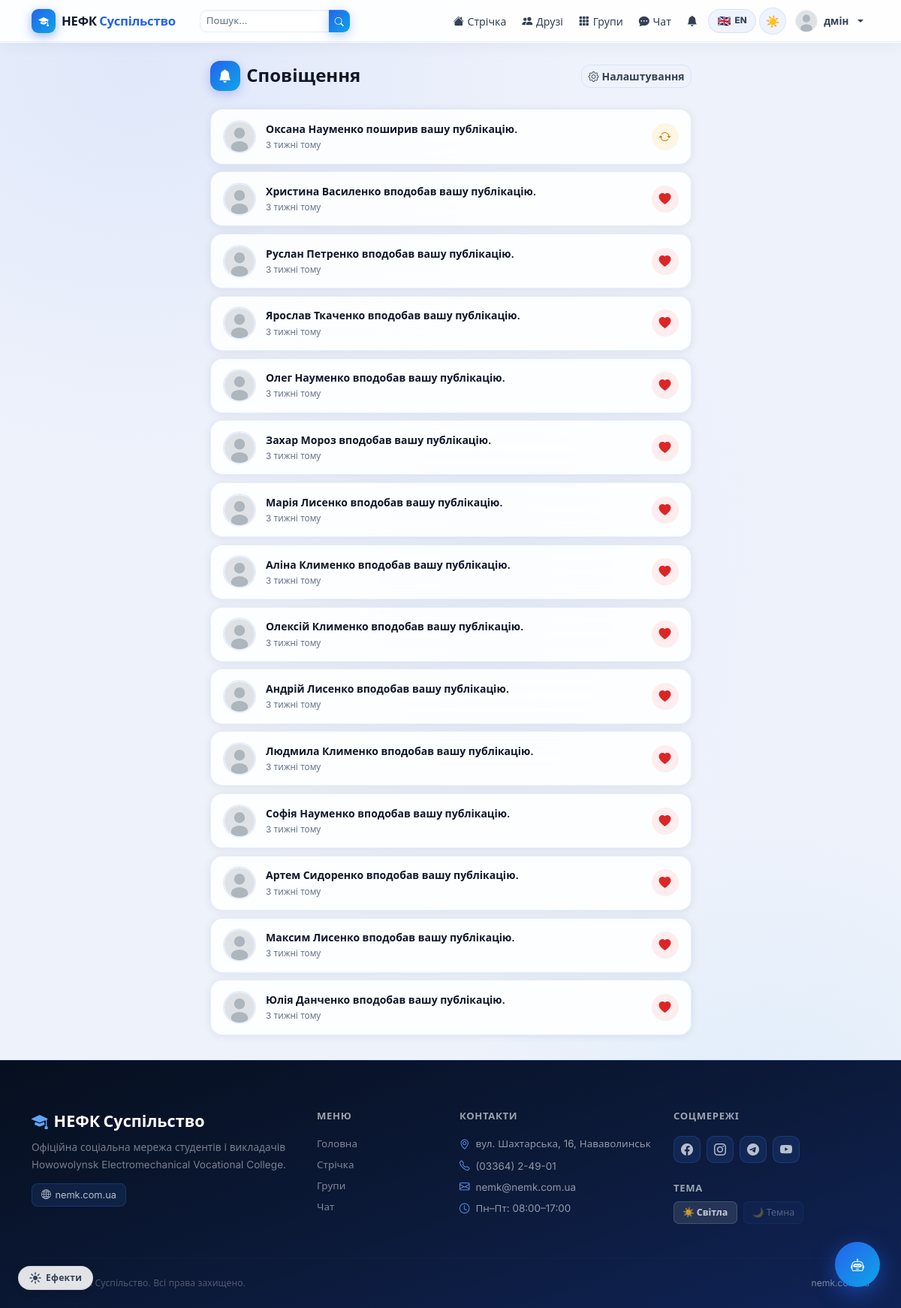
/notifications/ (signed in), run on the app's committed database.
### accounts/models.py (models this page shows, shortened)
class User(AbstractUser):
    ROLE_USER = 'user'
    ROLE_ADMIN = 'admin'
    ROLE_CHOICES = [
        (ROLE_USER, 'Користувач'),
        (ROLE_ADMIN, 'Адміністратор'),
    ]
    role = models.CharField(max_length=10, choices=ROLE_CHOICES, default=ROLE_USER)
    avatar = models.ImageField(upload_to='avatars/', blank=True, null=True)
    cover = models.ImageField(upload_to='covers/', blank=True, null=True)
    bio = models.TextField(blank=True, default='')
    location = models.CharField(max_length=120, blank=True, default='')
    birth_date = models.DateField(null=True, blank=True)
    website = models.URLField(blank=True, default='')
    created_at = models.DateTimeField(default=timezone.now)
    def is_admin_role(self):
        return self.role == self.ROLE_ADMIN
    def get_avatar_url(self):
        if self.avatar:
            return self.avatar.url
        return '/static/img/default_avatar.svg'
    class Meta:
        verbose_name = 'Користувач'
        verbose_name_plural = 'Користувачі'

### notifications/models.py (models this page shows, shortened)
class Notification(models.Model):
    TYPE_FRIEND_REQUEST = 'friend_request'
    TYPE_FRIEND_ACCEPT = 'friend_accept'
    TYPE_LIKE = 'like'
    TYPE_COMMENT = 'comment'
    TYPE_MESSAGE = 'message'
    TYPE_GROUP_INVITE = 'group_invite'
    TYPE_REPOST = 'repost'
    TYPE_CHOICES = [
        (TYPE_FRIEND_REQUEST, 'Запит у друзі'),
        (TYPE_FRIEND_ACCEPT, 'Прийнято в друзі'),
        (TYPE_LIKE, 'Лайк'),
        (TYPE_COMMENT, 'Коментар'),
        (TYPE_MESSAGE, 'Повідомлення'),
        (TYPE_GROUP_INVITE, 'Запрошення до групи'),
        (TYPE_REPOST, 'Репост'),
    ]
    recipient = models.ForeignKey(
        settings.AUTH_USER_MODEL, on_delete=models.CASCADE,
        related_name='notifications', verbose_name='Отримувач'
    )
    sender = models.ForeignKey(
        settings.AUTH_USER_MODEL, on_delete=models.CASCADE,
        related_name='sent_notifications', null=True, blank=True
    )
    notif_type = models.CharField(max_length=20, choices=TYPE_CHOICES)
    text = models.CharField(max_length=255, blank=True, default='')
    link = models.CharField(max_length=255, blank=True, default='')
    is_read = models.BooleanField(default=False)
    created_at = models.DateTimeField(default=timezone.now)
    class Meta:
        ordering = ['-created_at']
        verbose_name = 'Сповіщення'
        verbose_name_plural = 'Сповіщення'

### notifications/views.py (the view)
# urls.py: path('notifications/', views.notifications_view, name='notifications'),
@login_required
def notifications_view(request):
    notifs = Notification.objects.filter(
        recipient=request.user
    ).select_related('sender').order_by('-created_at')[:50]
    Notification.objects.filter(recipient=request.user, is_read=False).update(is_read=True)
    return render(request, 'notifications/notifications.html', {'notifs': notifs})

### nemk_social/security.py (called while the page is built, shortened)
def _get_ip(request):
    for h in ['HTTP_CF_CONNECTING_IP', 'HTTP_X_REAL_IP',
              'HTTP_X_FORWARDED_FOR', 'REMOTE_ADDR']:
        ip = request.META.get(h, '').split(',')[0].strip()
        if ip and ip not in ('', 'unknown'):
            return ip
    return '0.0.0.0'

    def __call__(self, request):
        ip   = _get_ip(request)
        path = request.path
        ua   = request.META.get('HTTP_USER_AGENT', '')
        with _lock:
            _stats['total_requests'] += 1
            _stats_ip[ip]['count'] += 1
            _stats_ip[ip]['last_seen'] = time.time()
        if ip in IP_WHITELIST:
            return self.get_response(request)

### templates/notifications/notifications.html (shortened to what this page needs)
{% extends 'base.html' %}
{% block content %}
<div class="row justify-content-center">
  <div class="col-lg-7">
    <div class="page-header">
      <h4>
        <span class="page-header-icon"><i class="bi bi-bell-fill"></i></span>
        Сповіщення
      </h4>
      <a href="{% url 'notification_settings' %}" class="btn btn-outline-secondary btn-sm fw-600">
        <i class="bi bi-gear me-1"></i>Налаштування
      </a>
    </div>
    {% for notif in notifs %}
    <div class="notif-card {% if not notif.is_read %}unread{% endif %}">
      {% if notif.sender %}
      <a href="{% url 'profile' notif.sender.username %}" style="flex-shrink:0;">
        <img src="{{ notif.sender.get_avatar_url }}" class="rounded-circle"
             style="object-fit:cover;border:2px solid var(--border);"
             width="44" height="44" alt="{{ notif.sender.username }}">
      </a>
      {% else %}
      <div class="notif-icon flex-shrink-0"
           style="background:rgba(99,102,241,.12);color:var(--p);">
        <i class="bi bi-bell-fill"></i>
      </div>
      {% endif %}
      <div class="flex-grow-1">
        {% if notif.link %}
        <a href="{{ notif.link }}" class="text-decoration-none" style="color:var(--text);">
          <div class="small fw-600">{{ notif.text }}</div>
        </a>
        {% else %}
        <div class="small fw-600" style="color:var(--text);">{{ notif.text }}</div>
        {% endif %}
        <div style="color:var(--muted);font-size:.73rem;margin-top:.2rem;">
          {{ notif.created_at|timesince }} тому
        </div>
      </div>
      <div class="notif-icon flex-shrink-0"
        {% if notif.notif_type == 'like' %}
           style="background:rgba(248,113,113,.12);color:var(--red);">
          <i class="bi bi-heart-fill"></i>
        {% elif notif.notif_type == 'comment' %}
           style="background:rgba(99,102,241,.12);color:var(--p);">
          <i class="bi bi-chat-fill"></i>
        {% elif notif.notif_type == 'friend_request' or notif.notif_type == 'friend_accept' %}
           style="background:rgba(52,211,153,.12);color:var(--green);">
          <i class="bi bi-person-fill-add"></i>
        {% elif notif.notif_type == 'message' %}
           style="background:rgba(52,211,153,.12);color:var(--green);">
          <i class="bi bi-chat-dots-fill"></i>
        {% elif notif.notif_type == 'repost' %}
           style="background:rgba(251,191,36,.12);color:var(--yellow);">
          <i class="bi bi-arrow-repeat"></i>
        {% else %}
           style="background:rgba(251,191,36,.12);color:var(--yellow);">
          <i class="bi bi-bell-fill"></i>
        {% endif %}
      </div>
    </div>
    {% endfor %}
  </div>
</div>
{% endblock %}

### templates/base.html (shortened to what this page needs)
<!DOCTYPE html>
<html lang="uk" data-theme="light" data-lang="uk">
<head>
  <link href="https://cdn.jsdelivr.net/npm/bootstrap@5.3.2/dist/css/bootstrap.min.css" rel="stylesheet">
  <link href="https://cdn.jsdelivr.net/npm/bootstrap-icons@1.11.3/font/bootstrap-icons.min.css" rel="stylesheet">
  {% load static %}
  <link href="{% static 'css/main.css' %}" rel="stylesheet">
</head>
<body class="nemk-body">
<nav class="navbar navbar-expand-lg sticky-top">
  <div class="container">
    <a class="navbar-brand" href="{% url 'home' %}">
      <div class="brand-logo"><i class="bi bi-mortarboard-fill" style="font-size:.85rem;"></i></div>
      <span class="fw-800">НЕФК <span style="color:var(--p);">Суспільство</span></span>
    </a>
    <div class="collapse navbar-collapse" id="navMain">
      {% if user.is_authenticated %}
      <form class="d-flex me-auto ms-3" action="{% url 'search_users' %}" method="get" role="search">
        <div class="input-group input-group-sm" style="width:200px;">
          <input class="form-control" style="border-radius:9px 0 0 9px !important;font-size:.83rem;"
                 type="search" name="q" placeholder="Пошук..."
                 value="{{ request.GET.q }}" aria-label="Пошук">
          <button class="btn btn-primary btn-sm px-2" style="border-radius:0 9px 9px 0 !important;" type="submit" aria-label="Знайти">
            <i class="bi bi-search" style="font-size:.75rem;"></i>
          </button>
        </div>
      </form>
      {% endif %}
      <ul class="navbar-nav align-items-center gap-0 ms-auto">
        {% if user.is_authenticated %}
        <li class="nav-item">
          <a class="nav-link" href="{% url 'feed' %}">
            <i class="bi bi-house-fill"></i>
            <span class="d-none d-xl-inline">Стрічка</span>
          </a>
        </li>
        <li class="nav-item">
          <a class="nav-link" href="{% url 'friends' %}">
            <i class="bi bi-people-fill"></i>
            <span class="d-none d-xl-inline">Друзі</span>
          </a>
        </li>
        <li class="nav-item">
          <a class="nav-link" href="{% url 'groups' %}">
            <i class="bi bi-grid-3x3-gap-fill"></i>
            <span class="d-none d-xl-inline">Групи</span>
          </a>
        </li>
        <li class="nav-item">
          <a class="nav-link" href="{% url 'conversations' %}">
            <i class="bi bi-chat-dots-fill"></i>
            <span class="d-none d-xl-inline">Чат</span>
          </a>
        </li>
        <li class="nav-item">
          <a class="nav-link position-relative" href="{% url 'notifications' %}" aria-label="Сповіщення">
            <i class="bi bi-bell-fill"></i>
          </a>
        </li>
        {% endif %}
        <li class="nav-item d-none d-lg-flex align-items-center ms-1">
          <button class="lang-toggle-btn" onclick="toggleLang()" aria-label="Змінити мову">
            <span class="lang-btn-flag">🇬🇧</span>
            <span class="lang-btn-label">EN</span>
          </button>
        </li>
        <li class="nav-item d-none d-lg-flex align-items-center ms-1">
          <button class="theme-toggle" onclick="toggleTheme()" aria-label="Змінити тему">
            <span class="t-icon sun">☀️</span>
          </button>
        </li>
        {% if user.is_authenticated %}
        <li class="nav-item dropdown ms-1">
          <a class="nav-link dropdown-toggle d-flex align-items-center gap-2 pe-0"
             href="#" data-bs-toggle="dropdown" aria-expanded="false" style="padding:.3rem .5rem !important;">
            <img src="{{ user.get_avatar_url }}" class="rounded-circle"
                 style="object-fit:cover;border:1.5px solid var(--divider);"
                 width="30" height="30" alt="{{ user.username }}">
            <span class="d-none d-lg-inline fw-600" style="font-size:.84rem;">
              {{ user.first_name|default:user.username }}
            </span>
          </a>
        </li>
        {% endif %}
      </ul>
    </div>
  </div>
</nav>
<main {% if request.resolver_match.url_name != 'home' %}class="container my-4"{% endif %}>
  {% block content %}{% endblock %}
</main>
<footer>
  <div class="container">
    <div class="row g-4 pb-4">
      <div class="col-lg-4">
        <div class="footer-brand mb-2">
          <i class="bi bi-mortarboard-fill me-2" style="color:#60a5fa;"></i>НЕФК Суспільство
        </div>
        <p style="color:rgba(255,255,255,.45);font-size:.85rem;line-height:1.65;margin-bottom:.85rem;">
          Офіційна соціальна мережа студентів і викладачів Нowowolynsk Electromechanical Vocational College.
        </p>
        <a href="https://nemk.com.ua/" target="_blank" rel="noopener noreferrer"
           style="display:inline-flex;align-items:center;gap:.35rem;
                  background:rgba(59,130,246,.12);color:rgba(255,255,255,.7);
                  border-radius:8px;border:1px solid rgba(59,130,246,.2);
                  padding:.3rem .75rem;font-size:.8rem;text-decoration:none;
                  transition:background .15s,color .15s;">
          <i class="bi bi-globe2"></i>nemk.com.ua
        </a>
      </div>
      <div class="col-6 col-lg-2">
        <div class="fw-700 text-white mb-3" style="font-size:.82rem;text-transform:uppercase;letter-spacing:.05em;opacity:.6;">Меню</div>
        <ul class="list-unstyled" style="font-size:.84rem;">
          <li class="mb-2"><a href="{% url 'home' %}">Головна</a></li>
          {% if user.is_authenticated %}
          <li class="mb-2"><a href="{% url 'feed' %}">Стрічка</a></li>
          <li class="mb-2"><a href="{% url 'groups' %}">Групи</a></li>
          <li class="mb-2"><a href="{% url 'conversations' %}">Чат</a></li>
          {% else %}
          <li class="mb-2"><a href="{% url 'register' %}">Реєстрація</a></li>
          <li class="mb-2"><a href="{% url 'login' %}">Вхід</a></li>
          {% endif %}
        </ul>
      </div>
      <div class="col-6 col-lg-3">
        <div class="fw-700 text-white mb-3" style="font-size:.82rem;text-transform:uppercase;letter-spacing:.05em;opacity:.6;">Контакти</div>
        <ul class="list-unstyled" style="font-size:.84rem;">
          <li class="mb-2" style="display:flex;align-items:flex-start;gap:.5rem;">
            <i class="bi bi-geo-alt" style="color:#60a5fa;margin-top:.1rem;flex-shrink:0;"></i>
            вул. Шахтарська, 16, Нававолинськ
          </li>
          <li class="mb-2" style="display:flex;align-items:center;gap:.5rem;">
            <i class="bi bi-telephone" style="color:#60a5fa;flex-shrink:0;"></i>
            (03364) 2-49-01
          </li>
          <li class="mb-2" style="display:flex;align-items:center;gap:.5rem;">
            <i class="bi bi-envelope" style="color:#60a5fa;flex-shrink:0;"></i>
            nemk@nemk.com.ua
          </li>
          <li style="display:flex;align-items:center;gap:.5rem;">
            <i class="bi bi-clock" style="color:#60a5fa;flex-shrink:0;"></i>
            Пн–Пт: 08:00–17:00
          </li>
        </ul>
      </div>
      <div class="col-lg-3">
        <div class="fw-700 text-white mb-3" style="font-size:.82rem;text-transform:uppercase;letter-spacing:.05em;opacity:.6;">Соцмережі</div>
        <div class="d-flex gap-2 flex-wrap mb-4">
          <a href="https://www.facebook.com/nemk.novovolynsk" target="_blank" rel="noopener" class="footer-social-btn" title="Facebook"><i class="bi bi-facebook"></i></a>
          <a href="https://instagram.com/nemk_novovolynsk"    target="_blank" rel="noopener" class="footer-social-btn" title="Instagram"><i class="bi bi-instagram"></i></a>
          <a href="https://t.me/nemk_novovolynsk"              target="_blank" rel="noopener" class="footer-social-btn" title="Telegram"><i class="bi bi-telegram"></i></a>
          <a href="https://youtube.com/@nemk_novovolynsk"      target="_blank" rel="noopener" class="footer-social-btn" title="YouTube"><i class="bi bi-youtube"></i></a>
        </div>
        <div class="fw-700 text-white mb-2" style="font-size:.82rem;text-transform:uppercase;letter-spacing:.05em;opacity:.6;">Тема</div>
        <div class="d-flex gap-2">
          <button onclick="setTheme('light')" id="btn-light-theme"
                  style="background:rgba(255,255,255,.1);color:rgba(255,255,255,.75);border-radius:7px;border:1px solid rgba(255,255,255,.15);padding:.28rem .7rem;font-size:.78rem;font-weight:600;cursor:pointer;">
            ☀️ Світла
          </button>
          <button onclick="setTheme('dark')" id="btn-dark-theme"
                  style="background:rgba(59,130,246,.1);color:rgba(255,255,255,.6);border-radius:7px;border:1px solid rgba(59,130,246,.18);padding:.28rem .7rem;font-size:.78rem;font-weight:600;cursor:pointer;">
            🌙 Темна
          </button>
        </div>
      </div>
    </div>
    <hr class="footer-divider">
    <div class="d-flex justify-content-between align-items-center flex-wrap gap-2 pt-2"
         style="font-size:.76rem;color:rgba(255,255,255,.28);">
      <span>© 2024 НЕФК Суспільство. Всі права захищено.</span>
      <a href="https://nemk.com.ua/" target="_blank" rel="noopener noreferrer">nemk.com.ua</a>
    </div>
  </div>
</footer>
<button id="ai-chat-fab" onclick="toggleAiChat()" aria-label="НЕФК Асистент">
  <span id="fab-icon">
    <i class="bi bi-robot" style="font-size:1.1rem;"></i>
  </span>
</button>
{% load static %}
</body>
</html>

### data on the page
User: first_name "дмін"
Notification: text "Оксана Науменко поширив вашу публікацію.", created_at "3 тижні", notif_type "repost" (drawn)
Notification: text "Христина Василенко вподобав вашу публікацію.", created_at "3 тижні", notif_type "like" (drawn)
Notification: text "Руслан Петренко вподобав вашу публікацію.", created_at "3 тижні", notif_type "like" (drawn)
Notification: text "Ярослав Ткаченко вподобав вашу публікацію.", created_at "3 тижні", notif_type "like" (drawn)
Notification: text "Олег Науменко вподобав вашу публікацію.", created_at "3 тижні", notif_type "like" (drawn)
Notification: text "Захар Мороз вподобав вашу публікацію.", created_at "3 тижні", notif_type "like" (drawn)
Notification: text "Марія Лисенко вподобав вашу публікацію.", created_at "3 тижні", notif_type "like" (drawn)
Notification: text "Аліна Клименко вподобав вашу публікацію.", created_at "3 тижні", notif_type "like" (drawn)
Notification: text "Олексій Клименко вподобав вашу публікацію.", created_at "3 тижні", notif_type "like" (drawn)
Notification: text "Андрій Лисенко вподобав вашу публікацію.", created_at "3 тижні", notif_type "like" (drawn)
Notification: text "Людмила Клименко вподобав вашу публікацію.", created_at "3 тижні", notif_type "like" (drawn)
Notification: text "Софія Науменко вподобав вашу публікацію.", created_at "3 тижні", notif_type "like" (drawn)
Notification: text "Артем Сидоренко вподобав вашу публікацію.", created_at "3 тижні", notif_type "like" (drawn)
Notification: text "Максим Лисенко вподобав вашу публікацію.", created_at "3 тижні", notif_type "like" (drawn)
Notification: text "Юлія Данченко вподобав вашу публікацію.", created_at "3 тижні", notif_type "like" (drawn)
